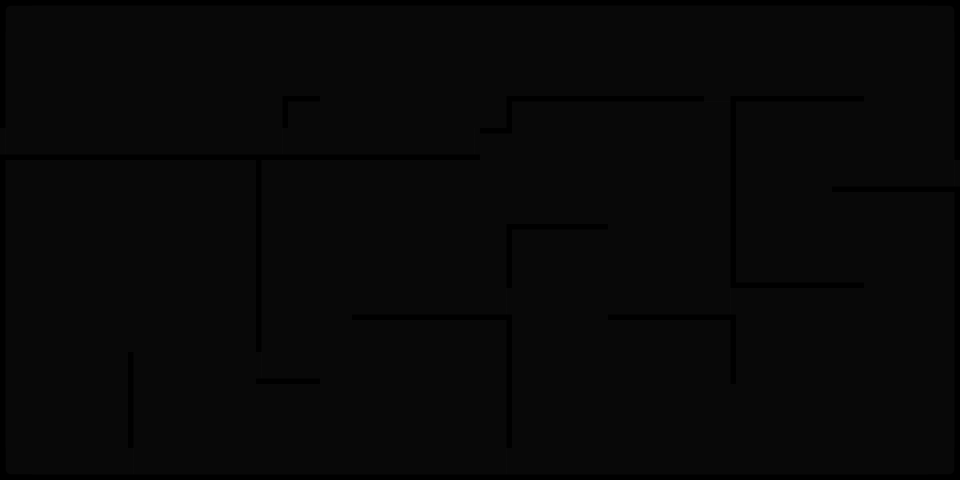

A 2D game scene composited from a Tiled map and its tileset images. What follows is a short description and the map's XML, with every tile layer's data as written:
An orthogonal 30x15 tile map with 32x32 px tiles, 1 tile layer (Tile Layer 1) and 23 objects (21x boundary, playerSpawn, targetSpawn).

<map version="1.9" tiledversion="1.9.1" orientation="orthogonal" renderorder="right-down" width="30" height="15" tilewidth="32" tileheight="32" infinite="0" nextlayerid="4" nextobjectid="24">
 <tileset firstgid="1" source="tileset.tsx" />
 <layer id="1" name="Tile Layer 1" width="30" height="15">
  <data encoding="csv">
1,2,2,2,2,2,2,2,2,2,2,2,2,2,2,2,2,2,2,2,2,2,2,2,2,2,2,2,2,8,
6,9,9,9,9,9,9,9,9,9,9,9,9,9,9,9,9,9,9,9,9,9,9,9,9,9,9,9,9,5,
6,9,9,9,9,9,9,9,9,9,9,9,9,9,9,9,9,9,9,9,9,9,9,9,9,9,9,9,9,5,
6,9,9,9,9,9,9,9,5,2,9,9,9,9,9,5,2,2,2,2,2,2,14,2,2,2,2,9,9,5,
10,3,3,3,3,3,3,3,11,3,3,3,3,3,11,2,9,9,9,9,9,9,5,9,9,9,9,9,9,5,
6,9,9,9,9,9,9,9,6,9,9,9,9,9,9,9,9,9,9,9,9,9,5,9,9,9,3,3,3,11,
6,9,9,9,9,9,9,9,6,9,9,9,9,9,9,9,9,9,9,9,9,9,5,9,9,9,9,9,9,5,
6,9,9,9,9,9,9,9,6,9,9,9,9,9,9,5,2,2,2,9,9,9,5,9,9,9,9,9,9,5,
6,9,9,9,9,9,9,9,6,9,9,9,9,9,9,5,9,9,9,9,9,9,5,3,3,3,3,9,9,5,
6,9,9,9,9,9,9,9,6,9,9,3,3,3,3,11,9,9,9,3,3,3,11,9,9,9,9,9,9,5,
6,9,9,9,9,9,9,9,6,9,9,9,9,9,9,5,9,9,9,9,9,9,5,9,9,9,9,9,9,5,
6,9,9,9,6,9,9,9,10,3,9,9,9,9,9,5,9,9,9,9,9,9,5,9,9,9,9,9,9,5,
6,9,9,9,6,9,9,9,9,9,9,9,9,9,9,5,9,9,9,9,9,9,9,9,9,9,9,9,9,5,
6,9,9,9,6,9,9,9,9,9,9,9,9,9,9,5,9,9,9,9,9,9,9,9,9,9,9,9,9,5,
7,3,3,3,10,3,3,3,3,3,3,3,3,3,3,11,3,3,3,3,3,3,3,3,3,3,3,3,3,4
</data>
 </layer>
 <objectgroup id="2" name="spawn">
  <object id="1" class="playerSpawn" x="31" y="405" width="64" height="64" />
  <object id="2" class="targetSpawn" x="32" y="64" width="128" height="89" />
 </objectgroup>
 <objectgroup id="3" name="components">
  <object id="3" class="boundary" x="7.3335" y="0" width="945.833" height="6" />
  <object id="4" class="boundary" x="6.75017" y="474" width="945.833" height="6" />
  <object id="5" class="boundary" x="0.8335" y="154.375" width="479.333" height="5" />
  <object id="6" class="boundary" x="506.231" y="96.25" width="357.06" height="5" />
  <object id="7" class="boundary" x="352.47" y="314.833" width="153.727" height="5" />
  <object id="8" class="boundary" x="608.47" y="314.5" width="122.394" height="5" />
  <object id="9" class="boundary" x="506.121" y="224.5" width="101.576" height="5" />
  <object id="10" class="boundary" x="736.303" y="282.5" width="126.394" height="5" />
  <object id="11" class="boundary" x="832.303" y="186.5" width="122.394" height="5" />
  <object id="12" class="boundary" x="255.803" y="378.5" width="64.394" height="5" />
  <object id="13" class="boundary" x="282.136" y="96.5" width="38.394" height="5" />
  <object id="14" class="boundary" x="474.136" y="128.5" width="38.394" height="5" />
  <object id="15" class="boundary" x="-0.666667" y="3.93618" width="6.09091" height="472.764" />
  <object id="16" class="boundary" x="953.955" y="1.618" width="6.09091" height="472.764" />
  <object id="17" class="boundary" x="729.955" y="101.118" width="6.09091" height="282.264" />
  <object id="18" class="boundary" x="506.621" y="228.201" width="6.09091" height="247.597" />
  <object id="19" class="boundary" x="255.205" y="159.493" width="6.09091" height="218.889" />
  <object id="20" class="boundary" x="127.773" y="351.686" width="6.09091" height="122.264" />
  <object id="21" class="boundary" x="281.955" y="101.868" width="6.09091" height="51.264" />
  <object id="22" class="boundary" x="474.455" y="133.868" width="6.09091" height="20.764" />
  <object id="23" class="boundary" x="506.455" y="102.368" width="6.09091" height="25.264" />
 </objectgroup>
</map>
